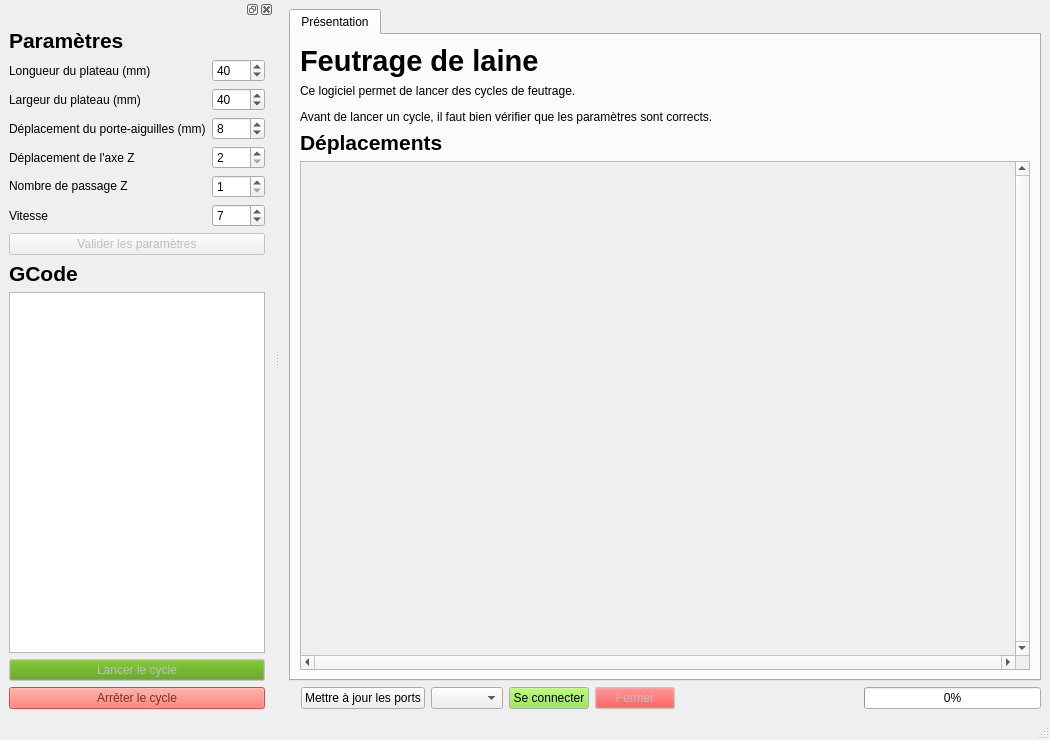
<?xml version="1.0" encoding="UTF-8"?>
<ui version="4.0">
 <class>MainWindow</class>
 <widget class="QMainWindow" name="MainWindow">
  <property name="geometry">
   <rect>
    <x>0</x>
    <y>0</y>
    <width>1050</width>
    <height>740</height>
   </rect>
  </property>
  <property name="minimumSize">
   <size>
    <width>0</width>
    <height>0</height>
   </size>
  </property>
  <property name="windowTitle">
   <string>Feutrage de laine</string>
  </property>
  <widget class="QWidget" name="centralwidget">
   <layout class="QGridLayout" name="gridLayout">
    <item row="1" column="0" colspan="8">
     <widget class="QTabWidget" name="tabWidget">
      <property name="currentIndex">
       <number>0</number>
      </property>
      <widget class="QWidget" name="tab_1">
       <attribute name="title">
        <string>Présentation</string>
       </attribute>
       <layout class="QGridLayout" name="gridLayout_2">
        <item row="3" column="0">
         <widget class="QScrollArea" name="scrollArea">
          <property name="sizePolicy">
           <sizepolicy hsizetype="Minimum" vsizetype="Minimum">
            <horstretch>0</horstretch>
            <verstretch>0</verstretch>
           </sizepolicy>
          </property>
          <property name="verticalScrollBarPolicy">
           <enum>Qt::ScrollBarAlwaysOn</enum>
          </property>
          <property name="horizontalScrollBarPolicy">
           <enum>Qt::ScrollBarAlwaysOn</enum>
          </property>
          <property name="sizeAdjustPolicy">
           <enum>QAbstractScrollArea::AdjustToContents</enum>
          </property>
          <property name="widgetResizable">
           <bool>true</bool>
          </property>
          <widget class="QWidget" name="scrollAreaWidgetContents">
           <property name="geometry">
            <rect>
             <x>0</x>
             <y>0</y>
             <width>712</width>
             <height>812</height>
            </rect>
           </property>
           <layout class="QGridLayout" name="gridLayout_5">
            <item row="0" column="0">
             <widget class="QLabel" name="label_10">
              <property name="text">
               <string/>
              </property>
              <property name="pixmap">
               <pixmap>img/cycle.png</pixmap>
              </property>
             </widget>
            </item>
           </layout>
          </widget>
         </widget>
        </item>
        <item row="0" column="0">
         <widget class="QLabel" name="label_5">
          <property name="sizePolicy">
           <sizepolicy hsizetype="Preferred" vsizetype="Maximum">
            <horstretch>0</horstretch>
            <verstretch>0</verstretch>
           </sizepolicy>
          </property>
          <property name="text">
           <string>&lt;html&gt;&lt;head/&gt;&lt;body&gt;&lt;p&gt;&lt;span style=&quot; font-size:22pt; font-weight:700;&quot;&gt;Feutrage de laine&lt;/span&gt;&lt;/p&gt;&lt;/body&gt;&lt;/html&gt;</string>
          </property>
         </widget>
        </item>
        <item row="1" column="0">
         <widget class="QLabel" name="label_6">
          <property name="sizePolicy">
           <sizepolicy hsizetype="Preferred" vsizetype="Maximum">
            <horstretch>0</horstretch>
            <verstretch>0</verstretch>
           </sizepolicy>
          </property>
          <property name="text">
           <string>&lt;html&gt;&lt;head/&gt;&lt;body&gt;&lt;p&gt;Ce logiciel permet de lancer des cycles de feutrage.&lt;/p&gt;&lt;p&gt;Avant de lancer un cycle, il faut bien vérifier que les paramètres sont corrects.&lt;/p&gt;&lt;/body&gt;&lt;/html&gt;</string>
          </property>
         </widget>
        </item>
        <item row="2" column="0">
         <widget class="QLabel" name="label_11">
          <property name="sizePolicy">
           <sizepolicy hsizetype="Preferred" vsizetype="Maximum">
            <horstretch>0</horstretch>
            <verstretch>0</verstretch>
           </sizepolicy>
          </property>
          <property name="text">
           <string>&lt;html&gt;&lt;head/&gt;&lt;body&gt;&lt;p&gt;&lt;span style=&quot; font-size:16pt; font-weight:700;&quot;&gt;Déplacements&lt;/span&gt;&lt;/p&gt;&lt;/body&gt;&lt;/html&gt;</string>
          </property>
         </widget>
        </item>
       </layout>
      </widget>
     </widget>
    </item>
    <item row="2" column="7">
     <widget class="QProgressBar" name="pb_progressBar">
      <property name="value">
       <number>0</number>
      </property>
     </widget>
    </item>
    <item row="2" column="6">
     <spacer name="horizontalSpacer">
      <property name="orientation">
       <enum>Qt::Horizontal</enum>
      </property>
      <property name="sizeHint" stdset="0">
       <size>
        <width>40</width>
        <height>20</height>
       </size>
      </property>
     </spacer>
    </item>
    <item row="2" column="4">
     <widget class="QPushButton" name="pb_openPort">
      <property name="palette">
       <palette>
        <active>
         <colorrole role="Button">
          <brush brushstyle="SolidPattern">
           <color alpha="255">
            <red>138</red>
            <green>226</green>
            <blue>52</blue>
           </color>
          </brush>
         </colorrole>
        </active>
        <inactive>
         <colorrole role="Button">
          <brush brushstyle="SolidPattern">
           <color alpha="255">
            <red>138</red>
            <green>226</green>
            <blue>52</blue>
           </color>
          </brush>
         </colorrole>
        </inactive>
        <disabled>
         <colorrole role="Button">
          <brush brushstyle="SolidPattern">
           <color alpha="255">
            <red>138</red>
            <green>226</green>
            <blue>52</blue>
           </color>
          </brush>
         </colorrole>
        </disabled>
       </palette>
      </property>
      <property name="text">
       <string>Se connecter</string>
      </property>
     </widget>
    </item>
    <item row="2" column="5">
     <widget class="QPushButton" name="pb_closePort">
      <property name="enabled">
       <bool>false</bool>
      </property>
      <property name="palette">
       <palette>
        <active>
         <colorrole role="Button">
          <brush brushstyle="SolidPattern">
           <color alpha="255">
            <red>239</red>
            <green>41</green>
            <blue>41</blue>
           </color>
          </brush>
         </colorrole>
        </active>
        <inactive>
         <colorrole role="Button">
          <brush brushstyle="SolidPattern">
           <color alpha="255">
            <red>239</red>
            <green>41</green>
            <blue>41</blue>
           </color>
          </brush>
         </colorrole>
        </inactive>
        <disabled>
         <colorrole role="Button">
          <brush brushstyle="SolidPattern">
           <color alpha="255">
            <red>239</red>
            <green>41</green>
            <blue>41</blue>
           </color>
          </brush>
         </colorrole>
        </disabled>
       </palette>
      </property>
      <property name="text">
       <string>Fermer</string>
      </property>
     </widget>
    </item>
    <item row="2" column="2">
     <widget class="QPushButton" name="pb_resfreshPorts">
      <property name="text">
       <string>Mettre à jour les ports</string>
      </property>
     </widget>
    </item>
    <item row="2" column="3">
     <widget class="QComboBox" name="cb_ports"/>
    </item>
   </layout>
  </widget>
  <widget class="QMenuBar" name="menubar">
   <property name="geometry">
    <rect>
     <x>0</x>
     <y>0</y>
     <width>1050</width>
     <height>19</height>
    </rect>
   </property>
  </widget>
  <widget class="QStatusBar" name="statusbar"/>
  <widget class="QDockWidget" name="dw_settings">
   <attribute name="dockWidgetArea">
    <number>1</number>
   </attribute>
   <widget class="QWidget" name="dockWidgetContents">
    <layout class="QGridLayout" name="gridLayout_6">
     <item row="14" column="0" colspan="2">
      <widget class="QPushButton" name="pb_stop">
       <property name="enabled">
        <bool>false</bool>
       </property>
       <property name="palette">
        <palette>
         <active>
          <colorrole role="WindowText">
           <brush brushstyle="SolidPattern">
            <color alpha="255">
             <red>0</red>
             <green>0</green>
             <blue>0</blue>
            </color>
           </brush>
          </colorrole>
          <colorrole role="Button">
           <brush brushstyle="SolidPattern">
            <color alpha="255">
             <red>246</red>
             <green>97</green>
             <blue>81</blue>
            </color>
           </brush>
          </colorrole>
          <colorrole role="Light">
           <brush brushstyle="SolidPattern">
            <color alpha="255">
             <red>255</red>
             <green>203</green>
             <blue>198</blue>
            </color>
           </brush>
          </colorrole>
          <colorrole role="Midlight">
           <brush brushstyle="SolidPattern">
            <color alpha="255">
             <red>250</red>
             <green>150</green>
             <blue>139</blue>
            </color>
           </brush>
          </colorrole>
          <colorrole role="Dark">
           <brush brushstyle="SolidPattern">
            <color alpha="255">
             <red>123</red>
             <green>49</green>
             <blue>41</blue>
            </color>
           </brush>
          </colorrole>
          <colorrole role="Mid">
           <brush brushstyle="SolidPattern">
            <color alpha="255">
             <red>164</red>
             <green>65</green>
             <blue>54</blue>
            </color>
           </brush>
          </colorrole>
          <colorrole role="Text">
           <brush brushstyle="SolidPattern">
            <color alpha="255">
             <red>0</red>
             <green>0</green>
             <blue>0</blue>
            </color>
           </brush>
          </colorrole>
          <colorrole role="BrightText">
           <brush brushstyle="SolidPattern">
            <color alpha="255">
             <red>255</red>
             <green>255</green>
             <blue>255</blue>
            </color>
           </brush>
          </colorrole>
          <colorrole role="ButtonText">
           <brush brushstyle="SolidPattern">
            <color alpha="255">
             <red>0</red>
             <green>0</green>
             <blue>0</blue>
            </color>
           </brush>
          </colorrole>
          <colorrole role="Base">
           <brush brushstyle="SolidPattern">
            <color alpha="255">
             <red>255</red>
             <green>255</green>
             <blue>255</blue>
            </color>
           </brush>
          </colorrole>
          <colorrole role="Window">
           <brush brushstyle="SolidPattern">
            <color alpha="255">
             <red>246</red>
             <green>97</green>
             <blue>81</blue>
            </color>
           </brush>
          </colorrole>
          <colorrole role="Shadow">
           <brush brushstyle="SolidPattern">
            <color alpha="255">
             <red>0</red>
             <green>0</green>
             <blue>0</blue>
            </color>
           </brush>
          </colorrole>
          <colorrole role="AlternateBase">
           <brush brushstyle="SolidPattern">
            <color alpha="255">
             <red>250</red>
             <green>176</green>
             <blue>168</blue>
            </color>
           </brush>
          </colorrole>
          <colorrole role="ToolTipBase">
           <brush brushstyle="SolidPattern">
            <color alpha="255">
             <red>255</red>
             <green>255</green>
             <blue>220</blue>
            </color>
           </brush>
          </colorrole>
          <colorrole role="ToolTipText">
           <brush brushstyle="SolidPattern">
            <color alpha="255">
             <red>0</red>
             <green>0</green>
             <blue>0</blue>
            </color>
           </brush>
          </colorrole>
         </active>
         <inactive>
          <colorrole role="WindowText">
           <brush brushstyle="SolidPattern">
            <color alpha="255">
             <red>0</red>
             <green>0</green>
             <blue>0</blue>
            </color>
           </brush>
          </colorrole>
          <colorrole role="Button">
           <brush brushstyle="SolidPattern">
            <color alpha="255">
             <red>239</red>
             <green>239</green>
             <blue>239</blue>
            </color>
           </brush>
          </colorrole>
          <colorrole role="Light">
           <brush brushstyle="SolidPattern">
            <color alpha="255">
             <red>255</red>
             <green>255</green>
             <blue>255</blue>
            </color>
           </brush>
          </colorrole>
          <colorrole role="Midlight">
           <brush brushstyle="SolidPattern">
            <color alpha="255">
             <red>202</red>
             <green>202</green>
             <blue>202</blue>
            </color>
           </brush>
          </colorrole>
          <colorrole role="Dark">
           <brush brushstyle="SolidPattern">
            <color alpha="255">
             <red>159</red>
             <green>159</green>
             <blue>159</blue>
            </color>
           </brush>
          </colorrole>
          <colorrole role="Mid">
           <brush brushstyle="SolidPattern">
            <color alpha="255">
             <red>184</red>
             <green>184</green>
             <blue>184</blue>
            </color>
           </brush>
          </colorrole>
          <colorrole role="Text">
           <brush brushstyle="SolidPattern">
            <color alpha="255">
             <red>0</red>
             <green>0</green>
             <blue>0</blue>
            </color>
           </brush>
          </colorrole>
          <colorrole role="BrightText">
           <brush brushstyle="SolidPattern">
            <color alpha="255">
             <red>255</red>
             <green>255</green>
             <blue>255</blue>
            </color>
           </brush>
          </colorrole>
          <colorrole role="ButtonText">
           <brush brushstyle="SolidPattern">
            <color alpha="255">
             <red>0</red>
             <green>0</green>
             <blue>0</blue>
            </color>
           </brush>
          </colorrole>
          <colorrole role="Base">
           <brush brushstyle="SolidPattern">
            <color alpha="255">
             <red>255</red>
             <green>255</green>
             <blue>255</blue>
            </color>
           </brush>
          </colorrole>
          <colorrole role="Window">
           <brush brushstyle="SolidPattern">
            <color alpha="255">
             <red>239</red>
             <green>239</green>
             <blue>239</blue>
            </color>
           </brush>
          </colorrole>
          <colorrole role="Shadow">
           <brush brushstyle="SolidPattern">
            <color alpha="255">
             <red>118</red>
             <green>118</green>
             <blue>118</blue>
            </color>
           </brush>
          </colorrole>
          <colorrole role="AlternateBase">
           <brush brushstyle="SolidPattern">
            <color alpha="255">
             <red>247</red>
             <green>247</green>
             <blue>247</blue>
            </color>
           </brush>
          </colorrole>
          <colorrole role="ToolTipBase">
           <brush brushstyle="SolidPattern">
            <color alpha="255">
             <red>255</red>
             <green>255</green>
             <blue>220</blue>
            </color>
           </brush>
          </colorrole>
          <colorrole role="ToolTipText">
           <brush brushstyle="SolidPattern">
            <color alpha="255">
             <red>0</red>
             <green>0</green>
             <blue>0</blue>
            </color>
           </brush>
          </colorrole>
         </inactive>
         <disabled>
          <colorrole role="WindowText">
           <brush brushstyle="SolidPattern">
            <color alpha="255">
             <red>123</red>
             <green>49</green>
             <blue>41</blue>
            </color>
           </brush>
          </colorrole>
          <colorrole role="Button">
           <brush brushstyle="SolidPattern">
            <color alpha="255">
             <red>246</red>
             <green>97</green>
             <blue>81</blue>
            </color>
           </brush>
          </colorrole>
          <colorrole role="Light">
           <brush brushstyle="SolidPattern">
            <color alpha="255">
             <red>255</red>
             <green>203</green>
             <blue>198</blue>
            </color>
           </brush>
          </colorrole>
          <colorrole role="Midlight">
           <brush brushstyle="SolidPattern">
            <color alpha="255">
             <red>250</red>
             <green>150</green>
             <blue>139</blue>
            </color>
           </brush>
          </colorrole>
          <colorrole role="Dark">
           <brush brushstyle="SolidPattern">
            <color alpha="255">
             <red>123</red>
             <green>49</green>
             <blue>41</blue>
            </color>
           </brush>
          </colorrole>
          <colorrole role="Mid">
           <brush brushstyle="SolidPattern">
            <color alpha="255">
             <red>164</red>
             <green>65</green>
             <blue>54</blue>
            </color>
           </brush>
          </colorrole>
          <colorrole role="Text">
           <brush brushstyle="SolidPattern">
            <color alpha="255">
             <red>123</red>
             <green>49</green>
             <blue>41</blue>
            </color>
           </brush>
          </colorrole>
          <colorrole role="BrightText">
           <brush brushstyle="SolidPattern">
            <color alpha="255">
             <red>255</red>
             <green>255</green>
             <blue>255</blue>
            </color>
           </brush>
          </colorrole>
          <colorrole role="ButtonText">
           <brush brushstyle="SolidPattern">
            <color alpha="255">
             <red>123</red>
             <green>49</green>
             <blue>41</blue>
            </color>
           </brush>
          </colorrole>
          <colorrole role="Base">
           <brush brushstyle="SolidPattern">
            <color alpha="255">
             <red>246</red>
             <green>97</green>
             <blue>81</blue>
            </color>
           </brush>
          </colorrole>
          <colorrole role="Window">
           <brush brushstyle="SolidPattern">
            <color alpha="255">
             <red>246</red>
             <green>97</green>
             <blue>81</blue>
            </color>
           </brush>
          </colorrole>
          <colorrole role="Shadow">
           <brush brushstyle="SolidPattern">
            <color alpha="255">
             <red>177</red>
             <green>177</green>
             <blue>177</blue>
            </color>
           </brush>
          </colorrole>
          <colorrole role="AlternateBase">
           <brush brushstyle="SolidPattern">
            <color alpha="255">
             <red>247</red>
             <green>247</green>
             <blue>247</blue>
            </color>
           </brush>
          </colorrole>
          <colorrole role="ToolTipBase">
           <brush brushstyle="SolidPattern">
            <color alpha="255">
             <red>255</red>
             <green>255</green>
             <blue>220</blue>
            </color>
           </brush>
          </colorrole>
          <colorrole role="ToolTipText">
           <brush brushstyle="SolidPattern">
            <color alpha="255">
             <red>0</red>
             <green>0</green>
             <blue>0</blue>
            </color>
           </brush>
          </colorrole>
         </disabled>
        </palette>
       </property>
       <property name="text">
        <string>Arrêter le cycle</string>
       </property>
      </widget>
     </item>
     <item row="10" column="0" colspan="2">
      <widget class="QPushButton" name="pb_settings">
       <property name="enabled">
        <bool>false</bool>
       </property>
       <property name="text">
        <string>Valider les paramètres</string>
       </property>
      </widget>
     </item>
     <item row="9" column="1">
      <widget class="QSpinBox" name="sb_speed">
       <property name="minimum">
        <number>3</number>
       </property>
       <property name="maximum">
        <number>9</number>
       </property>
       <property name="value">
        <number>7</number>
       </property>
      </widget>
     </item>
     <item row="5" column="1">
      <widget class="QSpinBox" name="sb_x">
       <property name="maximum">
        <number>220</number>
       </property>
       <property name="value">
        <number>40</number>
       </property>
      </widget>
     </item>
     <item row="3" column="0" colspan="2">
      <widget class="QLabel" name="label_2">
       <property name="sizePolicy">
        <sizepolicy hsizetype="Preferred" vsizetype="Maximum">
         <horstretch>0</horstretch>
         <verstretch>0</verstretch>
        </sizepolicy>
       </property>
       <property name="text">
        <string>&lt;html&gt;&lt;head/&gt;&lt;body&gt;&lt;p&gt;&lt;span style=&quot; font-size:16pt; font-weight:700;&quot;&gt;Paramètres&lt;/span&gt;&lt;/p&gt;&lt;/body&gt;&lt;/html&gt;</string>
       </property>
      </widget>
     </item>
     <item row="5" column="0">
      <widget class="QLabel" name="label">
       <property name="text">
        <string>Largeur du plateau (mm)</string>
       </property>
      </widget>
     </item>
     <item row="8" column="0">
      <widget class="QLabel" name="label_12">
       <property name="sizePolicy">
        <sizepolicy hsizetype="Maximum" vsizetype="Maximum">
         <horstretch>0</horstretch>
         <verstretch>0</verstretch>
        </sizepolicy>
       </property>
       <property name="text">
        <string>Nombre de passage Z</string>
       </property>
      </widget>
     </item>
     <item row="11" column="0" colspan="2">
      <widget class="QLabel" name="label_15">
       <property name="sizePolicy">
        <sizepolicy hsizetype="Preferred" vsizetype="Maximum">
         <horstretch>0</horstretch>
         <verstretch>0</verstretch>
        </sizepolicy>
       </property>
       <property name="text">
        <string>&lt;html&gt;&lt;head/&gt;&lt;body&gt;&lt;p&gt;&lt;span style=&quot; font-size:16pt; font-weight:700;&quot;&gt;GCode&lt;/span&gt;&lt;/p&gt;&lt;/body&gt;&lt;/html&gt;</string>
       </property>
      </widget>
     </item>
     <item row="7" column="1">
      <widget class="QSpinBox" name="sb_axis_z">
       <property name="minimum">
        <number>2</number>
       </property>
       <property name="maximum">
        <number>10</number>
       </property>
       <property name="value">
        <number>2</number>
       </property>
      </widget>
     </item>
     <item row="8" column="1">
      <widget class="QSpinBox" name="sb_passages">
       <property name="minimum">
        <number>1</number>
       </property>
       <property name="maximum">
        <number>10</number>
       </property>
       <property name="value">
        <number>1</number>
       </property>
      </widget>
     </item>
     <item row="13" column="0" colspan="2">
      <widget class="QPushButton" name="pb_start">
       <property name="enabled">
        <bool>false</bool>
       </property>
       <property name="palette">
        <palette>
         <active>
          <colorrole role="Button">
           <brush brushstyle="SolidPattern">
            <color alpha="255">
             <red>78</red>
             <green>154</green>
             <blue>6</blue>
            </color>
           </brush>
          </colorrole>
          <colorrole role="Text">
           <brush brushstyle="SolidPattern">
            <color alpha="255">
             <red>0</red>
             <green>0</green>
             <blue>0</blue>
            </color>
           </brush>
          </colorrole>
         </active>
         <inactive>
          <colorrole role="Button">
           <brush brushstyle="SolidPattern">
            <color alpha="255">
             <red>239</red>
             <green>239</green>
             <blue>239</blue>
            </color>
           </brush>
          </colorrole>
          <colorrole role="Text">
           <brush brushstyle="SolidPattern">
            <color alpha="255">
             <red>0</red>
             <green>0</green>
             <blue>0</blue>
            </color>
           </brush>
          </colorrole>
         </inactive>
         <disabled>
          <colorrole role="Button">
           <brush brushstyle="SolidPattern">
            <color alpha="255">
             <red>78</red>
             <green>154</green>
             <blue>6</blue>
            </color>
           </brush>
          </colorrole>
          <colorrole role="Text">
           <brush brushstyle="SolidPattern">
            <color alpha="255">
             <red>190</red>
             <green>190</green>
             <blue>190</blue>
            </color>
           </brush>
          </colorrole>
         </disabled>
        </palette>
       </property>
       <property name="text">
        <string>Lancer le cycle</string>
       </property>
      </widget>
     </item>
     <item row="4" column="1">
      <widget class="QSpinBox" name="sb_y">
       <property name="maximum">
        <number>220</number>
       </property>
       <property name="value">
        <number>40</number>
       </property>
      </widget>
     </item>
     <item row="12" column="0" colspan="2">
      <widget class="QPlainTextEdit" name="pte_displayGCode">
       <property name="sizePolicy">
        <sizepolicy hsizetype="Expanding" vsizetype="Minimum">
         <horstretch>0</horstretch>
         <verstretch>0</verstretch>
        </sizepolicy>
       </property>
       <property name="readOnly">
        <bool>true</bool>
       </property>
       <property name="placeholderText">
        <string extracomment="Appuyer sur &quot;Générer le GCode&quot; pour générer le Gcode utilisé par la machine"/>
       </property>
      </widget>
     </item>
     <item row="6" column="1">
      <widget class="QSpinBox" name="sb_step">
       <property name="value">
        <number>8</number>
       </property>
      </widget>
     </item>
     <item row="4" column="0">
      <widget class="QLabel" name="lbl_elapsed_time">
       <property name="text">
        <string>Longueur du plateau (mm)</string>
       </property>
      </widget>
     </item>
     <item row="9" column="0">
      <widget class="QLabel" name="label_7">
       <property name="text">
        <string>Vitesse</string>
       </property>
      </widget>
     </item>
     <item row="7" column="0">
      <widget class="QLabel" name="label_4">
       <property name="text">
        <string>Déplacement de l'axe Z </string>
       </property>
      </widget>
     </item>
     <item row="6" column="0">
      <widget class="QLabel" name="label_3">
       <property name="text">
        <string>Déplacement du porte-aiguilles (mm)</string>
       </property>
      </widget>
     </item>
    </layout>
   </widget>
  </widget>
 </widget>
 <resources/>
 <connections/>
</ui>
